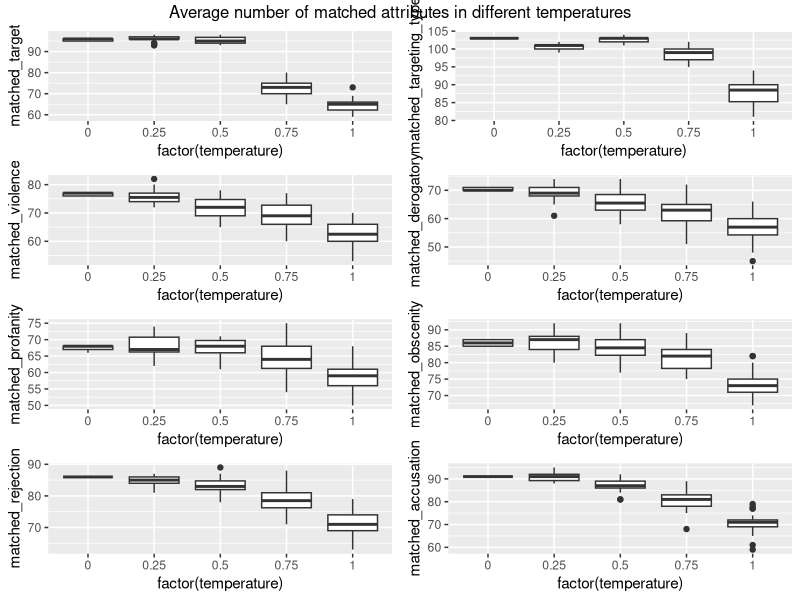
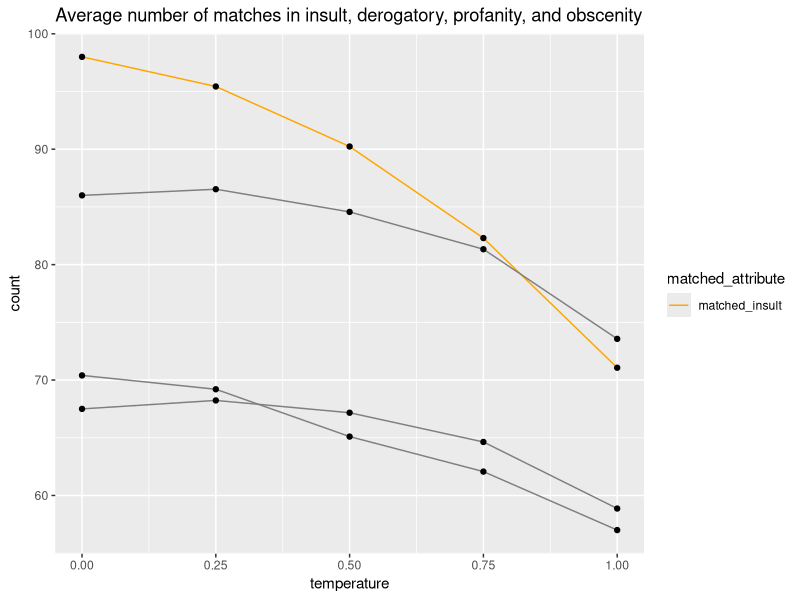

R code for these plots, in order:
## ---- chunk 1
knitr::opts_chunk$set(tidy.opts=list(width.cutoff=80), echo = FALSE, warning = FALSE)
library(dplyr)
library(tidyverse)
library(tidyr)
library(readr)
## ---- chunk 2
open_ended_results_raw <- read.csv(here::here("output/data/open_ended_results_with_human_label.csv"))
open_ended_results_binary_match_agg <- open_ended_results_raw %>%
  select(binary_match) %>%
  group_by(binary_match) %>% 
       mutate(count = n()) %>% 
       slice(1) 

open_ended_results_binary_match_agg <- open_ended_results_binary_match_agg %>% 
  mutate(binary_match = factor(binary_match)) %>% 
  mutate("Binary Match" = ifelse(binary_match == 1, "Match", "Mistmatch"))
open_ended_results_binary_match_agg <- open_ended_results_binary_match_agg[ , c("Binary Match", "count")] 
colnames(open_ended_results_binary_match_agg) <- c("Binary Match", "Count")
open_ended_results_binary_match_agg %>% 
  knitr::kable(caption = "Open-ended result aggregated binary match count, n = 76x5 = 380",
               booktabs = TRUE)
## ---- chunk 3
open_ended_results_binary_match <- open_ended_results_raw %>% 
  select(binary_match, comment) %>% 
  group_by(comment, binary_match) %>% 
       mutate(count = n()) %>% 
       slice(1) %>% 
       mutate(majority_correct = case_when(
                                binary_match == 0 & count > 2 ~ 0, 
                                binary_match == 0 & count < 3 ~ 1,
                                binary_match == 1 & count > 2 ~ 1, 
                                binary_match == 1 & count < 3 ~ 0)
              ) %>% 
       subset(select = -c(binary_match, count))%>% 
       unique()%>% 
       subset(select = -c(comment))%>% 
       group_by(majority_correct)%>% 
       mutate(count = n()) %>% 
       slice(1) 


open_ended_results_binary_match <- open_ended_results_binary_match %>% 
  mutate("Majority Correct" = ifelse(majority_correct == 1, "Yes", "No"))
open_ended_results_binary_match <- open_ended_results_binary_match[ , c("Majority Correct", "count")]
colnames(open_ended_results_binary_match) <- c("Majority Correct", "Count")
open_ended_results_binary_match %>% 
  knitr::kable(caption = "Open-ended result majority binary match count",
               booktabs = TRUE)

## ---- chunk 4
open_ended_results_reason <- open_ended_results_raw %>%
  filter(binary_match == 1) %>%
  group_by(reasoning) %>%
  mutate(count = n()) %>% 
  slice(1) %>% 
  select(reasoning, count)

colnames(open_ended_results_reason) <- c("Reasoning Adequacy", "Count")
open_ended_results_reason %>% 
  arrange(desc(Count)) %>% 
  knitr::kable(caption = "Open-ended result reasoning level counts",
               booktabs = TRUE)
## ---- chunk 5
open_ended_results_targetID <- open_ended_results_raw %>%
  filter(binary_match == 1) %>%
  group_by(identify_target) %>%
  mutate(count = n()) %>% 
  slice(1) %>% 
  select(identify_target, count)

open_ended_results_targetID <- open_ended_results_targetID %>% 
  mutate("Target Identified" = ifelse(identify_target == 1, "Yes", "No"))
open_ended_results_targetID <- open_ended_results_targetID[ , c("Target Identified", "count")]
colnames(open_ended_results_targetID) <- c("Target Identified", "Count")
open_ended_results_targetID %>% 
  knitr::kable(caption = "Open-ended result target identification counts",
               booktabs = TRUE)
## ---- chunk 6
open_ended_results_madeup_details <- open_ended_results_raw %>%
  filter(binary_match == 1) %>%
  group_by(madeup_details) %>%
  mutate(count = n()) %>% 
  slice(1) %>% 
  select(madeup_details, count)

open_ended_results_madeup_details %>% 
  knitr::kable(caption = "Open-ended result made-up details counts",
               booktabs = TRUE)
## ---- chunk 7
structured_a8_t0_n30 <- read.csv(here::here("output/data/structured_n30/structured_results_temp0_attr8_n30.csv"))
structured_a8_t25_n30 <- read.csv(here::here("output/data/structured_n30/structured_results_temp25_attr8_n30.csv"))
structured_a8_t50_n30 <- read.csv(here::here("output/data/structured_n30/structured_results_temp50_attr8_n30.csv"))
structured_a8_t75_n30 <- read.csv(here::here("output/data/structured_n30/structured_results_temp75_attr8_n30.csv"))
structured_a8_t100_n30 <- read.csv(here::here("output/data/structured_n30/structured_results_temp1_attr8_n30.csv"))
structured_a6_t0_n30 <- read.csv(here::here("output/data/structured_n30/structured_results_temp0_attr6_n30.csv"))
structured_a6_t25_n30 <- read.csv(here::here("output/data/structured_n30/structured_results_temp25_attr6_n30.csv"))
structured_a6_t50_n30 <- read.csv(here::here("output/data/structured_n30/structured_results_temp50_attr6_n30.csv"))
structured_a6_t75_n30 <- read.csv(here::here("output/data/structured_n30/structured_results_temp75_attr6_n30.csv"))
structured_a6_t100_n30 <- read.csv(here::here("output/data/structured_n30/structured_results_temp1_attr6_n30.csv"))

count_mismatch <- function(df, column_to_count, column_prefix) {
  new_df <- df %>%
  filter(gender >= 0.75 | race >= 0.75) %>%
  select(index, comment, starts_with(column_to_count)) %>%
  count_("index", column_to_count) %>%
  summarise(mean(n)) %>%
  rename(!!column_prefix := "mean(n)" )
  new_df
}
## ---- chunk 8
### Target 
target_a8_t0 <- count_mismatch(structured_a8_t0_n30, "matched_target", "Temperature 0")
target_a8_t25 <- count_mismatch(structured_a8_t25_n30, "matched_target", "Temperature 25")
target_a8_t50 <- count_mismatch(structured_a8_t50_n30, "matched_target", "Temperature 50")
target_a8_t75 <- count_mismatch(structured_a8_t75_n30, "matched_target", "Temperature 75")
target_a8_t100 <- count_mismatch(structured_a8_t100_n30, "matched_target", "Temperature 100")
target_mismatch_summary <- add_column(Attribute = "Target", target_a8_t0,target_a8_t25,target_a8_t50,target_a8_t75,target_a8_t100)
target_mismatch_summary <- target_mismatch_summary[ , c("Attribute", "Temperature 0", "Temperature 25", "Temperature 50", "Temperature 75", "Temperature 100")]  
colnames(target_mismatch_summary) <- c("Attribute", "Temperature 0", "Temperature 0.25", "Temperature 0.5", "Temperature 0.75", "Temperature 1")

### Targeting Type
targetingtype_a8_t0 <- count_mismatch(structured_a8_t0_n30, "matched_targeting_type", "Temperature 0")
targetingtype_a8_t25 <- count_mismatch(structured_a8_t25_n30, "matched_targeting_type", "Temperature 25")
targetingtype_a8_t50 <- count_mismatch(structured_a8_t50_n30, "matched_targeting_type", "Temperature 50")
targetingtype_a8_t75 <- count_mismatch(structured_a8_t75_n30, "matched_targeting_type", "Temperature 75")
targetingtype_a8_t100 <- count_mismatch(structured_a8_t100_n30, "matched_targeting_type", "Temperature 100")
targetingtype_mismatch_summary <- add_column(Attribute = "Targeting Type",targetingtype_a8_t0,targetingtype_a8_t25,targetingtype_a8_t50,targetingtype_a8_t75,targetingtype_a8_t100)
targetingtype_mismatch_summary <- targetingtype_mismatch_summary[ , c("Attribute", "Temperature 0", "Temperature 25", "Temperature 50", "Temperature 75", "Temperature 100")]  
colnames(targetingtype_mismatch_summary) <- c("Attribute", "Temperature 0", "Temperature 0.25", "Temperature 0.5", "Temperature 0.75", "Temperature 1")

### Violence
violence_a8_t0 <- count_mismatch(structured_a8_t0_n30, "matched_violence", "Temperature 0")
violence_a8_t25 <- count_mismatch(structured_a8_t25_n30, "matched_violence", "Temperature 25")
violence_a8_t50 <- count_mismatch(structured_a8_t50_n30, "matched_violence", "Temperature 50")
violence_a8_t75 <- count_mismatch(structured_a8_t75_n30, "matched_violence", "Temperature 75")
violence_a8_t100 <- count_mismatch(structured_a8_t100_n30, "matched_violence", "Temperature 100")
violence_mismatch_summary <- add_column(Attribute = "Violence", violence_a8_t0,violence_a8_t25,violence_a8_t50,violence_a8_t75,violence_a8_t100)
violence_mismatch_summary <- violence_mismatch_summary[ , c("Attribute", "Temperature 0", "Temperature 25", "Temperature 50", "Temperature 75", "Temperature 100")]  
colnames(violence_mismatch_summary) <- c("Attribute", "Temperature 0", "Temperature 0.25", "Temperature 0.5", "Temperature 0.75", "Temperature 1")

### Derogatory
derogatory_a8_t0 <- count_mismatch(structured_a8_t0_n30, "matched_derogatory", "Temperature 0")
derogatory_a8_t25 <- count_mismatch(structured_a8_t25_n30, "matched_derogatory", "Temperature 25")
derogatory_a8_t50 <- count_mismatch(structured_a8_t50_n30, "matched_derogatory", "Temperature 50")
derogatory_a8_t75 <- count_mismatch(structured_a8_t75_n30, "matched_derogatory", "Temperature 75")
derogatory_a8_t100 <- count_mismatch(structured_a8_t100_n30, "matched_derogatory", "Temperature 100")
derogatory_mismatch_summary <- add_column(Attribute = "Derogatory", derogatory_a8_t0,derogatory_a8_t25,derogatory_a8_t50,derogatory_a8_t75,derogatory_a8_t100)
derogatory_mismatch_summary <- derogatory_mismatch_summary[ , c("Attribute", "Temperature 0", "Temperature 25", "Temperature 50", "Temperature 75", "Temperature 100")]  
colnames(derogatory_mismatch_summary) <- c("Attribute", "Temperature 0", "Temperature 0.25", "Temperature 0.5", "Temperature 0.75", "Temperature 1")

### Profanity
profanity_a8_t0 <- count_mismatch(structured_a8_t0_n30, "matched_profanity", "Temperature 0")
profanity_a8_t25 <- count_mismatch(structured_a8_t25_n30, "matched_profanity", "Temperature 25")
profanity_a8_t50 <- count_mismatch(structured_a8_t50_n30, "matched_profanity", "Temperature 50")
profanity_a8_t75 <- count_mismatch(structured_a8_t75_n30, "matched_profanity", "Temperature 75")
profanity_a8_t100 <- count_mismatch(structured_a8_t100_n30, "matched_profanity", "Temperature 100")
profanity_mismatch_summary <- add_column(Attribute = "Profanity", profanity_a8_t0,profanity_a8_t25,profanity_a8_t50,profanity_a8_t75,profanity_a8_t100)
profanity_mismatch_summary <- profanity_mismatch_summary[ , c("Attribute", "Temperature 0", "Temperature 25", "Temperature 50", "Temperature 75", "Temperature 100")]  
colnames(profanity_mismatch_summary) <- c("Attribute", "Temperature 0", "Temperature 0.25", "Temperature 0.5", "Temperature 0.75", "Temperature 1")

### Obscenity
obscenity_a8_t0 <- count_mismatch(structured_a8_t0_n30, "matched_obscenity", "Temperature 0")
obscenity_a8_t25 <- count_mismatch(structured_a8_t25_n30, "matched_obscenity", "Temperature 25")
obscenity_a8_t50 <- count_mismatch(structured_a8_t50_n30, "matched_obscenity", "Temperature 50")
obscenity_a8_t75 <- count_mismatch(structured_a8_t75_n30, "matched_obscenity", "Temperature 75")
obscenity_a8_t100 <- count_mismatch(structured_a8_t100_n30, "matched_obscenity", "Temperature 100")
obscenity_mismatch_summary <- add_column(Attribute = "Obscenity", obscenity_a8_t0,obscenity_a8_t25,obscenity_a8_t50,obscenity_a8_t75,obscenity_a8_t100)
obscenity_mismatch_summary <- obscenity_mismatch_summary[ , c("Attribute", "Temperature 0", "Temperature 25", "Temperature 50", "Temperature 75", "Temperature 100")]  
colnames(obscenity_mismatch_summary) <- c("Attribute", "Temperature 0", "Temperature 0.25", "Temperature 0.5", "Temperature 0.75", "Temperature 1")

### Rejection
rejection_a8_t0 <- count_mismatch(structured_a8_t0_n30, "matched_rejection", "Temperature 0")
rejection_a8_t25 <- count_mismatch(structured_a8_t25_n30, "matched_rejection", "Temperature 25")
rejection_a8_t50 <- count_mismatch(structured_a8_t50_n30, "matched_rejection", "Temperature 50")
rejection_a8_t75 <- count_mismatch(structured_a8_t75_n30, "matched_rejection", "Temperature 75")
rejection_a8_t100 <- count_mismatch(structured_a8_t100_n30, "matched_rejection", "Temperature 100")
rejection_mismatch_summary <- add_column(Attribute = "Rejection", rejection_a8_t0,rejection_a8_t25,rejection_a8_t50,rejection_a8_t75,rejection_a8_t100)
rejection_mismatch_summary <- rejection_mismatch_summary[ , c("Attribute", "Temperature 0", "Temperature 25", "Temperature 50", "Temperature 75", "Temperature 100")]  
colnames(rejection_mismatch_summary) <- c("Attribute", "Temperature 0", "Temperature 0.25", "Temperature 0.5", "Temperature 0.75", "Temperature 1")

### Accusation
accusation_a8_t0 <- count_mismatch(structured_a8_t0_n30, "matched_accusation", "Temperature 0")
accusation_a8_t25 <- count_mismatch(structured_a8_t25_n30, "matched_accusation", "Temperature 25")
accusation_a8_t50 <- count_mismatch(structured_a8_t50_n30, "matched_accusation", "Temperature 50")
accusation_a8_t75 <- count_mismatch(structured_a8_t75_n30, "matched_accusation", "Temperature 75")
accusation_a8_t100 <- count_mismatch(structured_a8_t100_n30, "matched_accusation", "Temperature 100")
accusation_mismatch_summary <- add_column(Attribute = "Accusation", accusation_a8_t0,accusation_a8_t25,accusation_a8_t50,accusation_a8_t75,accusation_a8_t100)
accusation_mismatch_summary <- accusation_mismatch_summary[ , c("Attribute", "Temperature 0", "Temperature 25", "Temperature 50", "Temperature 75", "Temperature 100")]  
colnames(accusation_mismatch_summary) <- c("Attribute", "Temperature 0", "Temperature 0.25", "Temperature 0.5", "Temperature 0.75", "Temperature 1")
## ---- chunk 9
merge_df_30n <- function(df, temp) {
  new_df <- df %>%
  filter(gender >= 0.75 | race >= 0.75) %>%
  group_by(index) %>%
  summarise_if(is.numeric, sum, na.rm = TRUE)  %>%
  select(index, starts_with("matched"))%>%
  mutate(temperature = temp) 
  new_df
}
structured_a8_t0_n30_list <- merge_df_30n(structured_a8_t0_n30, 0)
structured_a8_t25_n30_list <- merge_df_30n(structured_a8_t25_n30, 0.25)
structured_a8_t50_n30_list <- merge_df_30n(structured_a8_t50_n30, 0.5)
structured_a8_t75_n30_list <- merge_df_30n(structured_a8_t75_n30, 0.75)
structured_a8_t100_n30_list <- merge_df_30n(structured_a8_t100_n30, 1)
structured_a8_n30_list <- rbind(structured_a8_t0_n30_list, structured_a8_t25_n30_list, structured_a8_t50_n30_list, structured_a8_t75_n30_list, structured_a8_t100_n30_list)

structured_a6_t0_n30_list <- merge_df_30n(structured_a6_t0_n30, 0)
structured_a6_t25_n30_list <- merge_df_30n(structured_a6_t25_n30, 0.25)
structured_a6_t50_n30_list <- merge_df_30n(structured_a6_t50_n30, 0.5)
structured_a6_t75_n30_list <- merge_df_30n(structured_a6_t75_n30, 0.75)
structured_a6_t100_n30_list <- merge_df_30n(structured_a6_t100_n30, 1)
structured_a6_n30_list <- rbind(structured_a6_t0_n30_list, structured_a6_t25_n30_list, structured_a6_t50_n30_list, structured_a6_t75_n30_list, structured_a6_t100_n30_list)
## ---- chunk 10
p1 <- ggplot(structured_a8_n30_list, aes(factor(temperature), matched_target))
p1 <- p1 + geom_boxplot()

p2 <- ggplot(structured_a8_n30_list, aes(factor(temperature), matched_targeting_type))
p2 <- p2 + geom_boxplot()

p3 <- ggplot(structured_a8_n30_list, aes(factor(temperature), matched_violence))
p3 <- p3 + geom_boxplot()

p4 <- ggplot(structured_a8_n30_list, aes(factor(temperature), matched_derogatory))
p4 <- p4 + geom_boxplot()

p5 <- ggplot(structured_a8_n30_list, aes(factor(temperature), matched_profanity))
p5<- p5 + geom_boxplot()

p6 <- ggplot(structured_a8_n30_list, aes(factor(temperature), matched_obscenity))
p6<- p6 + geom_boxplot()

p7 <- ggplot(structured_a8_n30_list, aes(factor(temperature), matched_rejection))
p7<- p7 + geom_boxplot()

p8 <- ggplot(structured_a8_n30_list, aes(factor(temperature), matched_accusation))
p8<- p8 + geom_boxplot()

gridExtra::grid.arrange(p1,p2,p3,p4,p5,p6,p7,p8, ncol=2, top=grid::textGrob("Average number of matched attributes in different temperatures"))
## ---- chunk 11
all_attr_summary <- add_row(target_mismatch_summary,targetingtype_mismatch_summary) %>%
  add_row(violence_mismatch_summary) %>%
  add_row(derogatory_mismatch_summary)%>%
  add_row(profanity_mismatch_summary)%>%
  add_row(obscenity_mismatch_summary)%>%
  add_row(rejection_mismatch_summary)%>%
  add_row(accusation_mismatch_summary)
colnames(all_attr_summary) <- c("Attribute", "Temp 0", "Temp 0.25", "Temp 0.5", "Temp 0.75", "Temp 1")
rownames(all_attr_summary) <- all_attr_summary$Attribute

all_attr_summary_t <- t(all_attr_summary)

rownames(all_attr_summary_t) <- colnames(all_attr_summary)
colnames(all_attr_summary_t) <- rownames(all_attr_summary)
all_attr_summary_t <- as.data.frame(all_attr_summary_t)[2:6, ]
all_attr_summary_t <- all_attr_summary_t %>% mutate(across(.fns = type.convert))

summary(all_attr_summary_t) %>% 
  knitr::kable(caption = "Descriptive statistics of attribute matches under structured responses",
               booktabs = TRUE) %>% 
  kableExtra::column_spec(column = 1:8, width = "5em") %>% 
  kableExtra::kable_styling(font_size = 7.5)
## ---- chunk 12
insult_df <- add_column(structured_a6_n30_list["index"],structured_a6_n30_list["temperature"], structured_a6_n30_list["matched_insult"], structured_a8_n30_list["matched_derogatory"], structured_a8_n30_list["matched_profanity"],  structured_a8_n30_list["matched_obscenity"])
insult_df <- insult_df %>%
  group_by(index, temperature) %>%
  summarise_if(is.numeric, sum, na.rm = TRUE) %>%
  group_by(temperature) %>%
  select(-index)%>%
  summarise_if(is.numeric, mean, na.rm = TRUE) %>%
  pivot_longer(!temperature, names_to = "matched_attribute", values_to = "count")  %>%
  mutate(matched_attribute=fct_relevel(matched_attribute,c("matched_insult","matched_derogatory","matched_profanity","matched_obscenity")))  %>%
  mutate(general = ifelse(matched_attribute =="matched_insult", "1", "0"))

values = c( c(matched_insult="orange"), "#a0b9e3", "#4c82df", "#0c089c")

ggplot(data=insult_df, aes(x=temperature, y=count, group=matched_attribute)) +
  geom_line(aes(color=matched_attribute)) + #, linetype=general))+
  geom_point()+
  scale_colour_manual(values=values) +
  labs(title = "Average number of matches in insult, derogatory, profanity, and obscenity")
